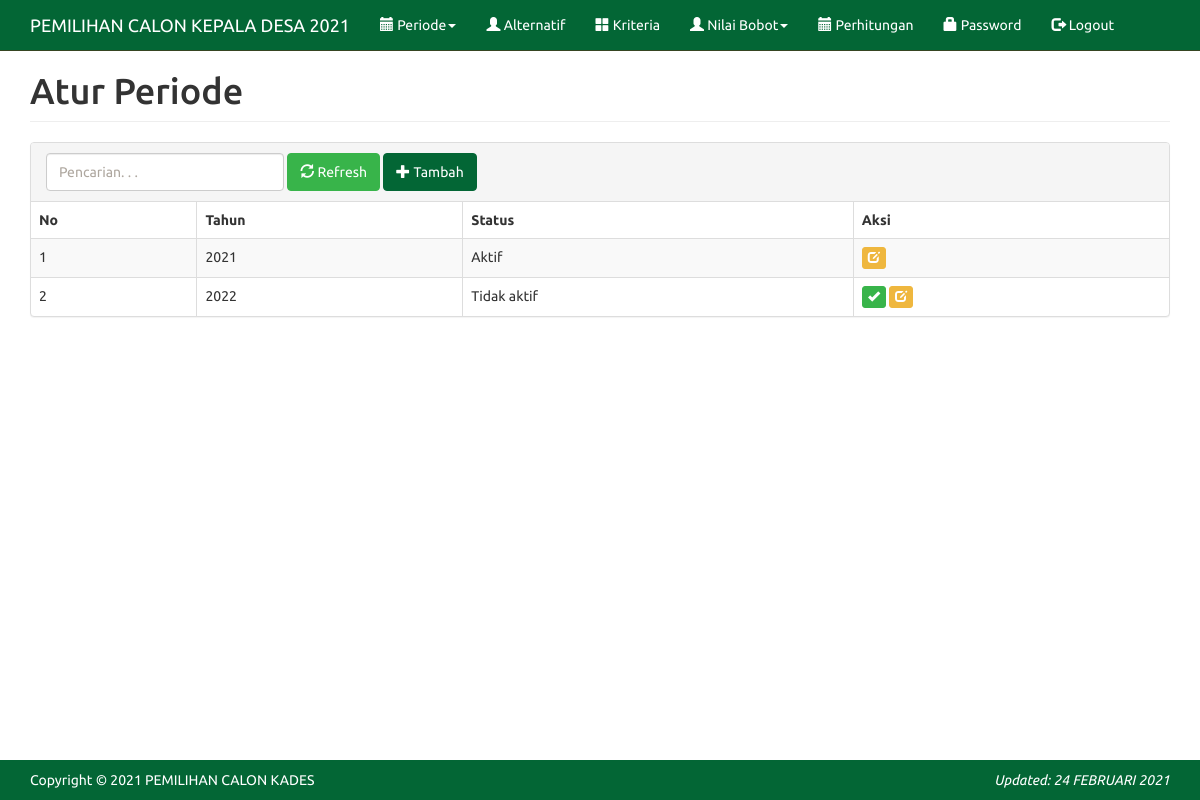
Screenshot of /index.php?m=atur_periode (signed in) with the database file from the repository.
### tables this page shows
CREATE TABLE `tb_periode` (
  `id` int(3) NOT NULL,
  `tahun` year(4) NOT NULL,
  `status` enum('0','1') NOT NULL DEFAULT '0'
);

### config.php (called while the page is built)
<?php
$config["server"]='localhost';
$config["username"]='root';
$config["password"]='';
$config["database_name"]='anp';
?>

### includes/ez_sql_core.php (called while the page is built, shortened)
<?php
	class ezSQLcore
	{
		var $timers           = array();
		function get_host_port( $host, $default = false )
		{
			$port = $default;
			return array( $host, $port );
		}
		function flush()
		{
			$this->last_result = array();
		}
		function get_results($query=null, $output = OBJECT)
		{
			if ( $query )
			{
				$this->query($query);
			}
			if ( $output == OBJECT )
			{
				return $this->last_result;
			}
		}
		function timer_get_cur()
		{
			list($usec, $sec) = explode(" ",microtime());
			return ((float)$usec + (float)$sec);
		}
		function timer_start($timer_name)
		{
			$this->timers[$timer_name] = $this->timer_get_cur();
		}
		function timer_elapsed($timer_name)
		{
			return round($this->timer_get_cur() - $this->timers[$timer_name],2);
		}
	}

### functions.php (called while the page is built, shortened)
<?php
include'config.php';
include'includes/ez_sql_core.php';
include'includes/ez_sql_mysqli.php';
$db = new ezSQL_mysqli($config['username'], $config['password'], $config['database_name'], $config['server']);
include'includes/general.php';
$mod = $_GET['m'];
$tahun = $db->get_results("SELECT id FROM tb_periode WHERE status='1'")[0]->id;
function get_tahun_aktif(){
    global $db;
    $rows = $db->get_results("SELECT tahun FROM tb_periode WHERE status='1'")[0]->tahun;
    return $rows;
}

### includes/ez_sql_mysqli.php (called while the page is built, shortened)
<?php
	$ezsql_mysqli_str = array
	(
		1 => 'Require $dbuser and $dbpassword to connect to a database server',
		2 => 'Error establishing mySQLi database connection. Correct user/password? Correct hostname? Database server running?',
		3 => 'Require $dbname to select a database',
		4 => 'mySQLi database connection is not active',
		5 => 'Unexpected error while trying to select database'
	);
	class ezSQL_mysqli extends ezSQLcore
	{
		function connect($dbuser='', $dbpassword='', $dbhost='localhost', $dbport=false)
		{
			global $ezsql_mysqli_str; $return_val = false;
			if ( ! $dbuser )
			{
				$this->register_error($ezsql_mysqli_str[1].' in '.__FILE__.' on line '.__LINE__);
				$this->show_errors ? trigger_error($ezsql_mysqli_str[1],E_USER_WARNING) : null;
			}
			else
			{
				$this->dbh = new mysqli($dbhost,$dbuser,$dbpassword, '', $dbport);
				if( $this->dbh->connect_errno )
				{
					$this->register_error($ezsql_mysqli_str[2].' in '.__FILE__.' on line '.__LINE__);
					$this->show_errors ? trigger_error($ezsql_mysqli_str[2],E_USER_WARNING) : null;
				}
				else
				{
					$return_val = true;
				}
			}
			return $return_val;
		}
		function query($query)
		{
			$return_val = 0;
			$query = trim($query);
			$this->result = @$this->dbh->query($query);
			if ( preg_match("/^(insert|delete|update|replace|truncate|drop|create|alter|begin|commit|rollback|set|lock|unlock|call)/i",$query) )
			{
				$is_insert = true;
				$this->rows_affected = @$this->dbh->affected_rows;
				if ( preg_match("/^(insert|replace)\s+/i",$query) )
				{
					$this->insert_id = @$this->dbh->insert_id;
				}
				$return_val = $this->rows_affected;
			}
			else
			{
				$is_insert = false;
				$i=0;
				$num_rows=0;
				while ( $row = @$this->result->fetch_object() )
				{
					$num_rows++;
				}
				$this->num_rows = $num_rows;
				$return_val = $this->num_rows;
			}
			return $return_val;
		}
	}

### includes/general.php (called while the page is built, shortened)
<?php
function esc_field($str){
    if (!get_magic_quotes_gpc())
        return addslashes($str);
    else
        return $str;
}

### atur_periode.php (the view, shortened to what this page needs)
<?php
include'aksi.php';
?>
<div class="page-header">
    <h1>Atur Periode</h1>
</div>
<div class="panel panel-default">
    <div class="panel-heading">
        <form class="form-inline">
            <div class="form-group">
                <input class="form-control" type="text" placeholder="Pencarian. . ." name="q" value="<?=$_GET['q']?>" />
            </div>
            <div class="form-group">
                <button class="btn btn-success"><span class="glyphicon glyphicon-refresh"></span> Refresh</a>
            </div>
            <div class="form-group">
                <a class="btn btn-primary" href="?m=atur_periode_tambah"><span class="glyphicon glyphicon-plus"></span> Tambah</a>
            </div>
        </form>
    </div>
    <div class="table-responsive">
        <table class="table table-bordered table-hover table-striped">
        <thead>
            <tr>
                <th>No</th>
                <th>Tahun</th>
                <th>Status</th>
                <th>Aksi</th>
            </tr>
        </thead>
        <?php
        $q = esc_field($_GET['q']);
        $rows = $db->get_results("SELECT * FROM tb_periode
            WHERE id LIKE '%$q%'
                OR tahun LIKE '%$q%'
            ORDER BY id");
        $no=0;
        foreach($rows as $row):?>
        <tr>
            <td><?=++$no ?></td>
            <td><?=$row->tahun?></td>
            <td>
                <?php if ($row->status=='1'){ ?>
                    Aktif
                <?php }else{ ?>
                    Tidak aktif
                <?php } ?>
            </td>
            <td>
                <?php
                if ($row->status=='0'){ ?>
                    <a class="btn btn-xs btn-success" href="?m=atur_periode_status_ok&ID=<?=$row->id?>"><span class="glyphicon glyphicon-ok"></span></a>
                <?php } ?>
                <a class="btn btn-xs btn-warning" href="?m=atur_periode_ubah&ID=<?=$row->id?>"><span class="glyphicon glyphicon-edit"></span></a>
            </td>
        </tr>
        <?php endforeach;?>
        </table>
    </div>
</div>

### index.php (shortened to what this page needs)
<?php
include'functions.php';
?>
<!DOCTYPE html>
<html lang="en">
  <head>
    <link href="assets/css/united-bootstrap.min.css" rel="stylesheet"/>
    <link href="assets/css/general.css" rel="stylesheet"/>
  </head>
  <body>
    <nav class="navbar navbar-default navbar-static-top">
      <div class="container">
        <div class="navbar-header">
          <a class="navbar-brand" href="?">PEMILIHAN CALON KEPALA DESA <?=get_tahun_aktif()?></a>
        </div>
        <div id="navbar" class="navbar-collapse collapse">
          <ul class="nav navbar-nav">
          <li class="dropdown">
              <a href="#" class="dropdown-toggle" data-toggle="dropdown" role="button" aria-expanded="false"><span class="glyphicon glyphicon-calendar"></span> Periode<span class="caret"></span></a>
            </li>
            <li><a href="?m=alternatif"><span class="glyphicon glyphicon-user"></span> Alternatif</a></li>
            <li><a href="?m=kriteria"><span class="glyphicon glyphicon-th-large"></span> Kriteria</a></li>
            <li class="dropdown">
              <a href="#" class="dropdown-toggle" data-toggle="dropdown" role="button" aria-expanded="false"><span class="glyphicon glyphicon-user"></span> Nilai Bobot<span class="caret"></span></a>
            </li>
            <li><a href="?m=hitung"><span class="glyphicon glyphicon-calendar"></span> Perhitungan</a></li>
            <li><a href="?m=password"><span class="glyphicon glyphicon-lock"></span> Password</a></li>
            <li><a href="aksi.php?act=logout"><span class="glyphicon glyphicon-log-out"></span> Logout</a></li>
          </ul>
        </div>
        </div>
    </nav>
    <div class="container hentry">
    <?php
        if(file_exists($mod.'.php')){
            include $mod.'.php';
        }elseif($mod=='atur_periode_status_ok'){
            include 'aksi.php';
        }else{
            include 'home.php';
        }
    ?>
    </div>
    <footer class="footer bg-primary">
      <div class="container">
        <p>Copyright &copy; <?=date('Y')?> PEMILIHAN CALON KADES <em class="pull-right">Updated: 24 FEBRUARI 2021</em></p>
      </div>
    </footer>
</body>
</html>

### assets/css/general.css (style rules this page uses)
html { position: relative; min-height: 100%; }
body { margin-bottom: 70px; }
.footer { position: absolute; bottom: 0; width: 100%; height: 40px; }
.footer p { margin: 10px 0; }
.page-header { margin-top: 0; padding-bottom: 0; }
.page-header h1 { margin-top: 0; }

### rows the page displays
tb_periode: tahun "2021", status "Aktif"
tb_periode: tahun "2022", status "Tidak aktif"
